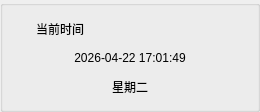
       <widget class="QGroupBox" name="groupBoxCurrentTime">
        <property name="minimumSize">
         <size>
          <width>260</width>
          <height>112</height>
         </size>
        </property>
        <property name="title">
         <string/>
        </property>
        <layout class="QVBoxLayout" name="verticalLayout_time">
         <property name="spacing">
          <number>6</number>
         </property>
         <item>
          <layout class="QHBoxLayout" name="horizontalLayout_title_time">
           <property name="leftMargin">
            <number>0</number>
           </property>
           <property name="topMargin">
            <number>0</number>
           </property>
           <property name="rightMargin">
            <number>0</number>
           </property>
           <property name="bottomMargin">
            <number>0</number>
           </property>
           <item>
            <widget class="QLabel" name="label_icon_time">
             <property name="minimumSize">
              <size>
               <width>16</width>
               <height>16</height>
              </size>
             </property>
             <property name="maximumSize">
              <size>
               <width>16</width>
               <height>16</height>
              </size>
             </property>
             <property name="text">
              <string/>
             </property>
            </widget>
           </item>
           <item>
            <widget class="QLabel" name="label_title_time">
             <property name="text">
              <string>当前时间</string>
             </property>
            </widget>
           </item>
           <item>
            <spacer name="horizontalSpacer_title_time">
             <property name="orientation">
              <enum>Qt::Orientation::Horizontal</enum>
             </property>
             <property name="sizeHint" stdset="0">
              <size>
               <width>0</width>
               <height>0</height>
              </size>
             </property>
            </spacer>
           </item>
          </layout>
         </item>
         <item>
          <widget class="QLabel" name="label_time">
           <property name="text">
            <string>2026-04-22 17:01:49</string>
           </property>
           <property name="alignment">
            <set>Qt::AlignmentFlag::AlignCenter</set>
           </property>
          </widget>
         </item>
         <item>
          <widget class="QLabel" name="label_time_week">
           <property name="text">
            <string>星期二</string>
           </property>
           <property name="alignment">
            <set>Qt::AlignmentFlag::AlignCenter</set>
           </property>
          </widget>
         </item>
        </layout>
       </widget>
